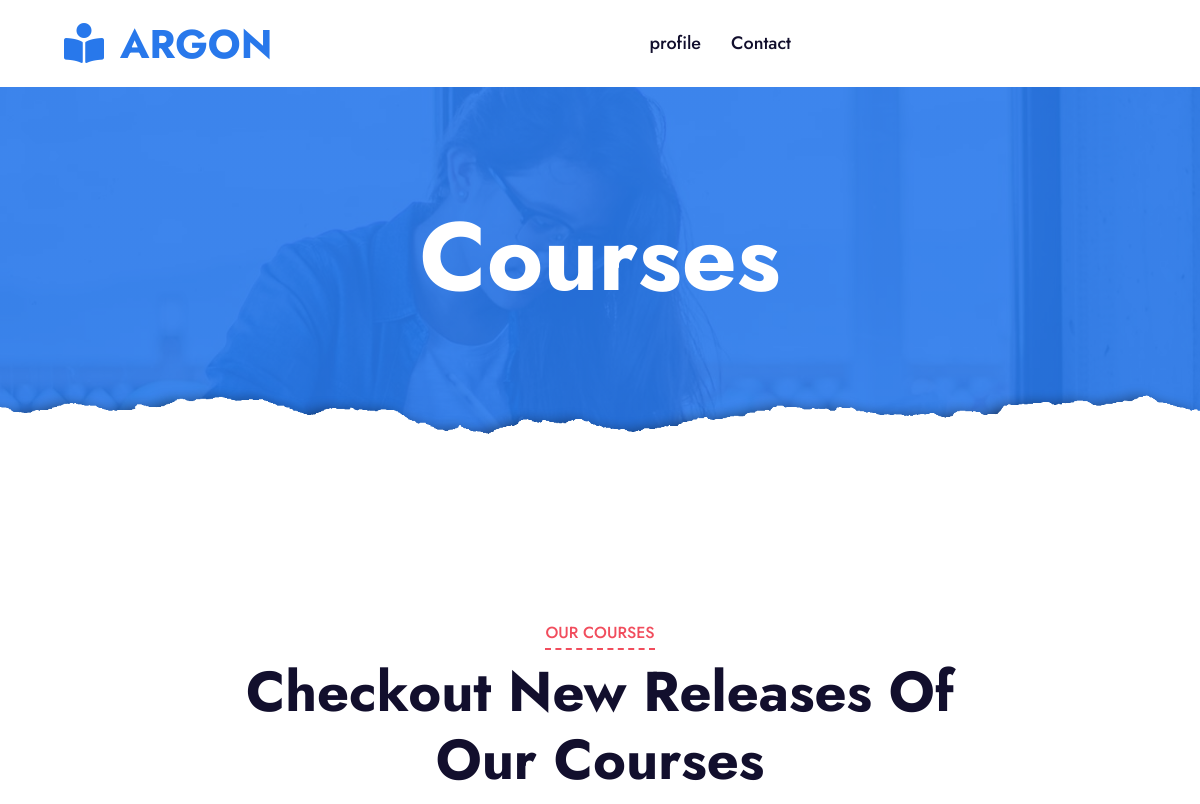
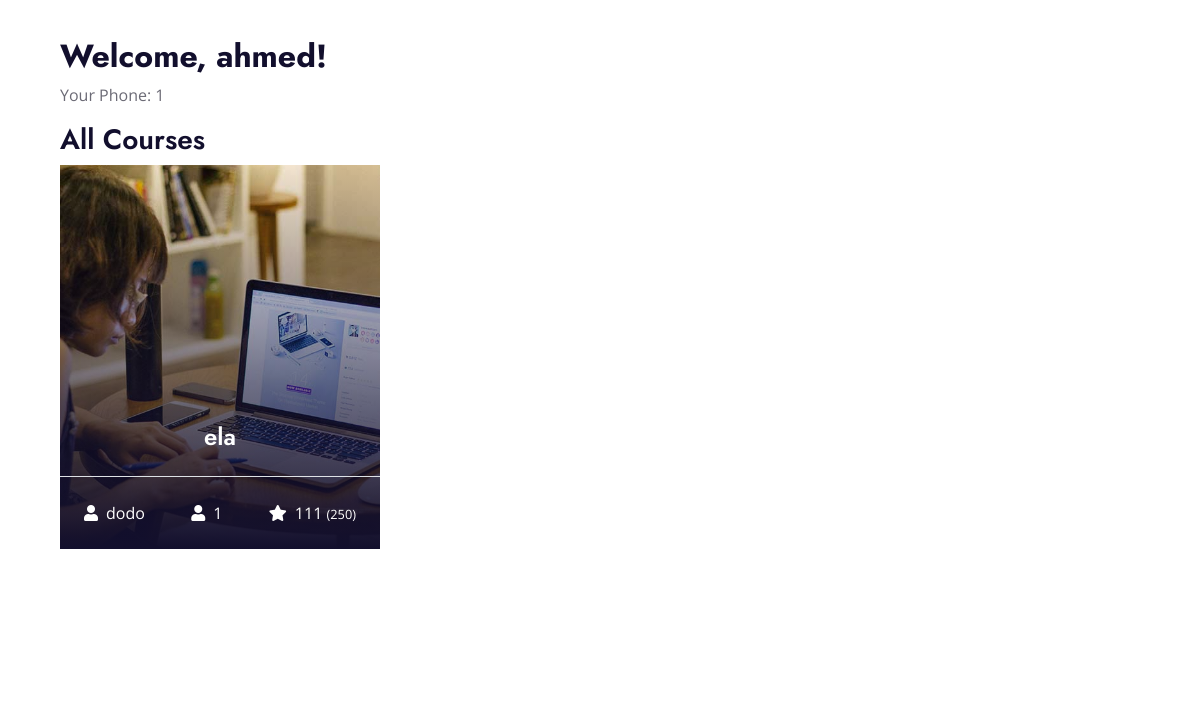
Page /course (signed in, upper part) on the earlier database version (2 pictures, top to bottom).
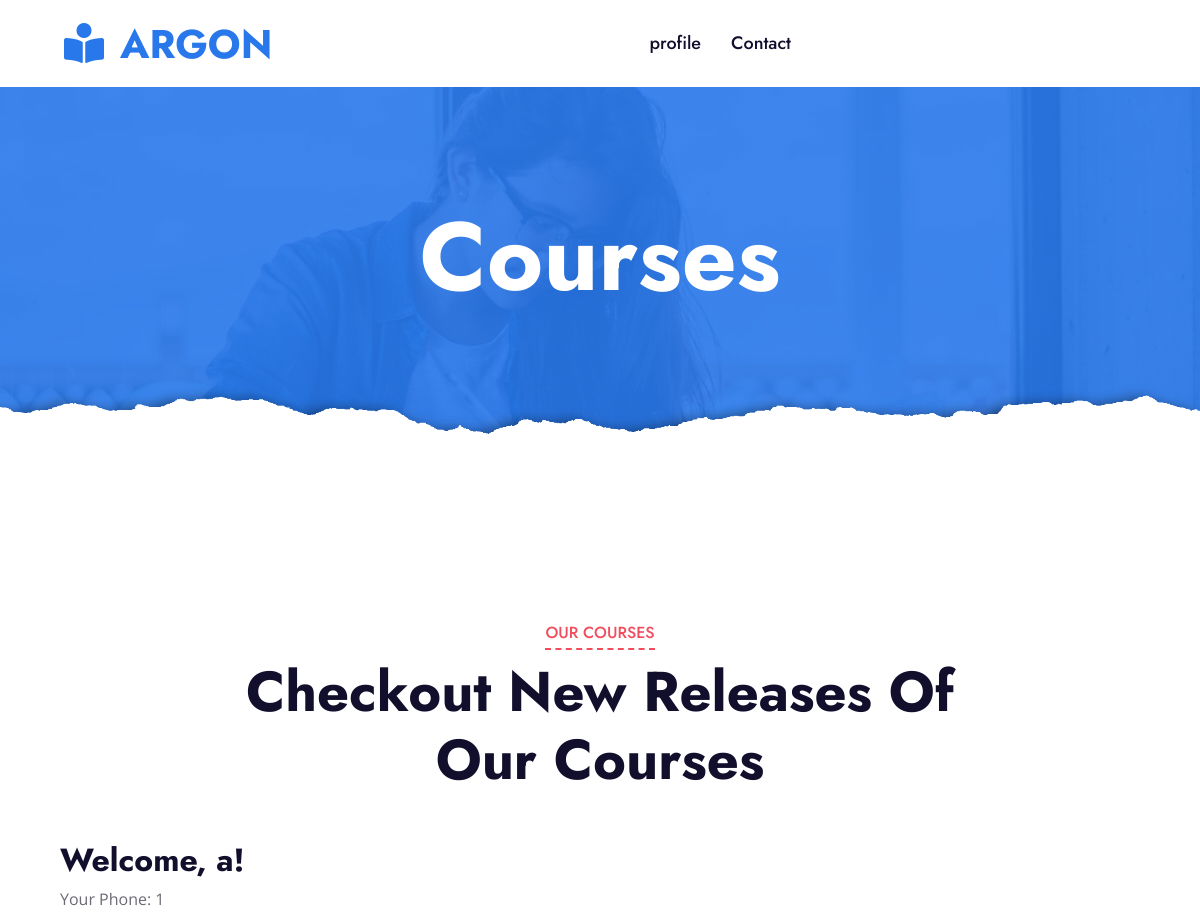
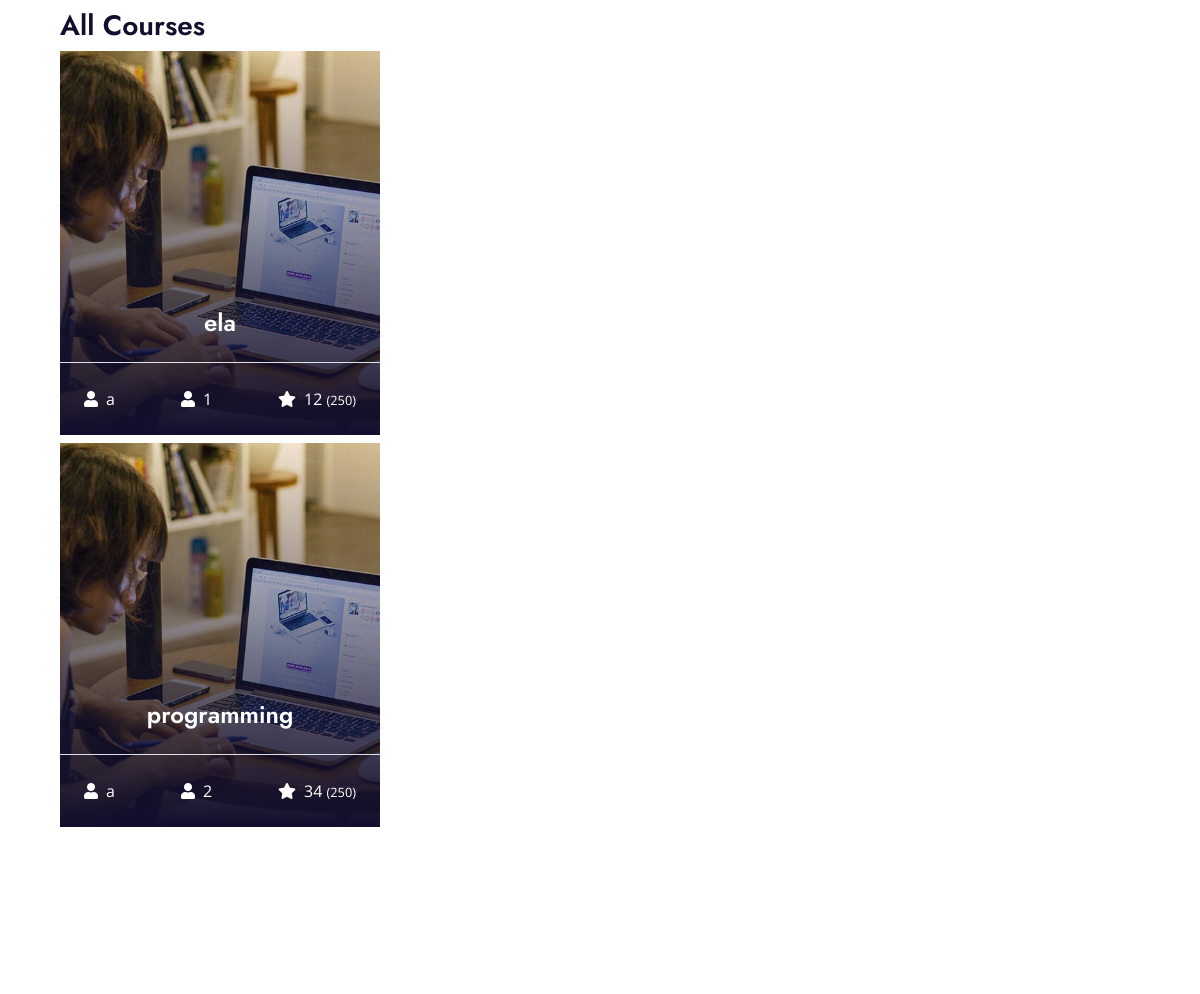
Same page on the later database version (2 pictures, top to bottom).
### main.py (models this page shows)
    class Courses(db.Model):
        id = db.Column(db.Integer, primary_key=True)
        course_name = db.Column(db.String(1000))
        teacher_name = db.Column(db.String(100))
        teacher_phone = db.Column(db.String(100))
        course_price = db.Column(db.Integer)
        rate = db.Column(db.String(100))
        course_sample = db.Column(db.String(100))
        status = db.Column(db.String(100))

### main.py (the view)
@app.route("/course")
def course():
    user_id = session.get('user_id')
    user_name = session.get('user_name')
    user_phone = session.get('user_phone')
    all_courses=Courses.query.filter_by(status='approved')
    return render_template("course.html", user_id=user_id, user_name=user_name, user_phone=user_phone, all_courses=all_courses)

### templates/course.html (shortened to what this page needs)
<!DOCTYPE html>
<html lang="en">
<head>
    <link href="https://cdnjs.cloudflare.com/ajax/libs/font-awesome/5.10.0/css/all.min.css" rel="stylesheet">
    <link href="lib/owlcarousel/assets/owl.carousel.min.css" rel="stylesheet">
    <link href="../static/css/style.css" rel="stylesheet">
</head>
<body>
    <div class="container-fluid p-0">
        <nav class="navbar navbar-expand-lg bg-white navbar-light py-3 py-lg-0 px-lg-5">
            <a href="/" class="navbar-brand ml-lg-3">
                <h1 class="m-0 text-uppercase text-primary"><i class="fa fa-book-reader mr-3"></i>Argon</h1>
            </a>
            <div class="collapse navbar-collapse justify-content-between px-lg-3" id="navbarCollapse">
                <div class="navbar-nav mx-auto py-0">
                    <a href="/profile" class="nav-item nav-link">profile</a>
                    <a href="/contact" class="nav-item nav-link">Contact</a>
                </div>
            </div>
        </nav>
    </div>
    <div class="jumbotron jumbotron-fluid page-header position-relative overlay-bottom" style="margin-bottom: 90px;">
        <div class="container text-center py-5">
            <h1 class="text-white display-1">Courses</h1>
        </div>
    </div>
    <div class="container-fluid py-5">
        <div class="container py-5">
            <div class="row mx-0 justify-content-center">
                <div class="col-lg-8">
                    <div class="section-title text-center position-relative mb-5">
                        <h6 class="d-inline-block position-relative text-secondary text-uppercase pb-2">Our Courses</h6>
                        <h1 class="display-4">Checkout New Releases Of Our Courses</h1>
                    </div>
                </div>
            </div>
            <div class="row">
                <div class="col-lg-4 col-md-6 pb-4">
{% block content %}
   <div class="container">
       <h2>Welcome, {{ user_name }}!</h2>
       <p>Your Phone: {{ user_phone }}</p>
       <h3>All Courses</h3>
       <div class="courses-list">
           {% for course in all_courses %}
               <a class="courses-list-item position-relative d-block overflow-hidden mb-2" href="/detail/{{ course.id }}">
                   <img class="img-fluid" src="../static/img/courses-1.jpg" alt="">
                   <div class="courses-text">
                       <h4 class="text-center text-white px-3">{{ course.course_name }}</h4>
                       <div class="border-top w-100 mt-3">
                           <div class="d-flex justify-content-between p-4">
                               <span class="text-white"><i class="fa fa-user mr-2"></i>{{ course.teacher_name }}</span>
                               <span class="text-white"><i class="fa fa-user mr-2"></i>{{ course.id }}</span>
                               <span class="text-white"><i class="fa fa-star mr-2"></i>{{ course.course_price }}
                                   <small>(250)</small></span>
                           </div>
                       </div>
                   </div>
               </a>
           {% endfor %}
       </div>
   </div>
{% endblock %}
            </div>
        </div>
    </div>
</body>
</html>

Differences in the rows shown:
changed Courses "ela": teacher_name "dodo" → "a"; course_price "111" → "12"
added Courses: course_name "programming", teacher_name "a", id "2", course_price "34"
Other differences:
{{ user_name }}: "ahmed" → "a"
